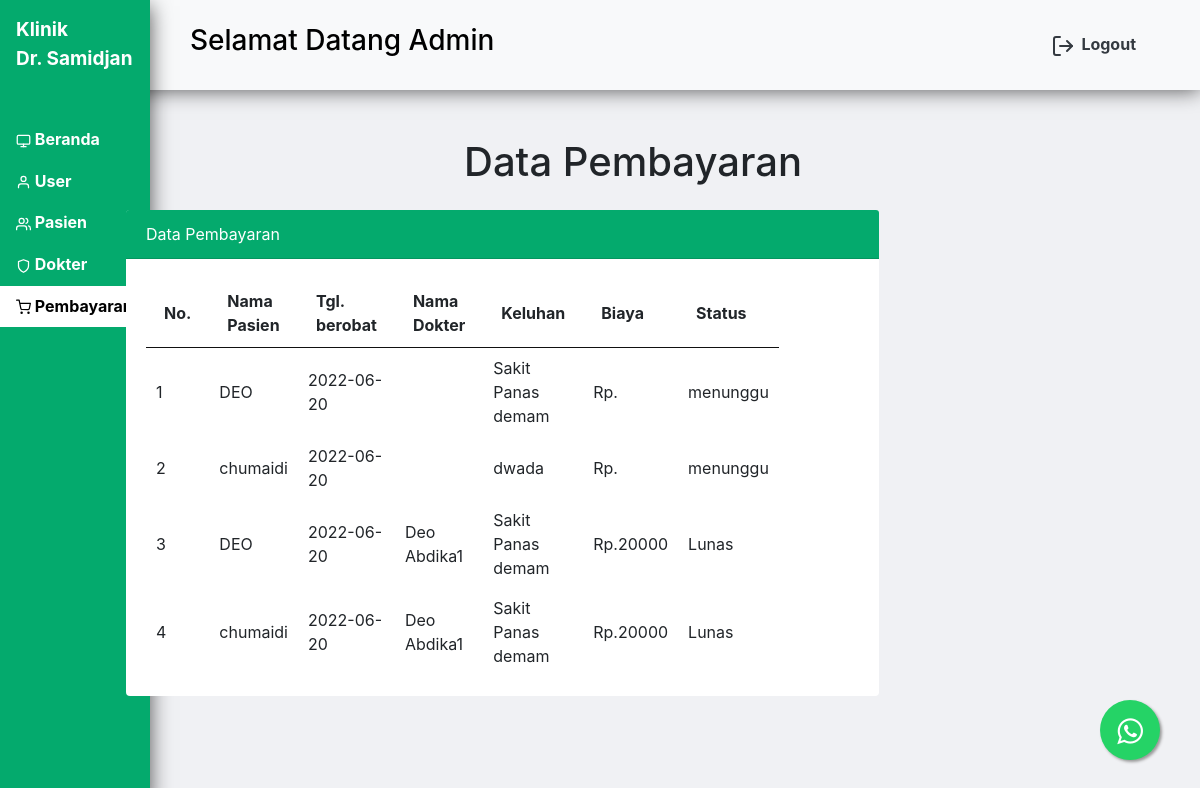
The page /page/pembayaran.php (signed in) on the database its author committed.
### tables this page shows
CREATE TABLE `berobat` (
  `id` int(11) NOT NULL AUTO_INCREMENT,
  `pasien_id` varchar(50) DEFAULT NULL,
  `tgl_berobat` date DEFAULT NULL,
  `dokter_id` varchar(50) DEFAULT NULL,
  `keluhan` varchar(50) DEFAULT NULL,
  `biaya` varchar(50) DEFAULT NULL,
  `status` varchar(50) DEFAULT NULL,
  KEY `no_transaksi` (`id`)
);

CREATE TABLE `pasien` (
  `id` int(11) NOT NULL AUTO_INCREMENT,
  `nama_pasien` varchar(50) NOT NULL,
  `tgl_lahir` varchar(20) NOT NULL,
  `alamat` varchar(50) NOT NULL,
  `user_id` varchar(10) DEFAULT NULL,
  PRIMARY KEY (`id`)
);

CREATE TABLE `dokter` (
  `id` int(20) NOT NULL AUTO_INCREMENT,
  `nama_dokter` varchar(50) NOT NULL,
  `no_hp` varchar(50) NOT NULL,
  `user_id` varchar(50) NOT NULL,
  PRIMARY KEY (`id`)
);

### page/pembayaran.php (the view, shortened to what this page needs)
<?php
	$page = "pembayaran";
?>
<?php include "header.php"; ?>
<body class="bg-abu">
<div class="container mt-5 pl-5">
<?php include "sidebar.php"; ?>
	<h1 class="text-center white">Data Pembayaran</h1>
	<div class="row">
			<div class="col-md-9">
				<div class="card mt-3 border-0">
				<div class="card-header bg-ijo text-white">
					Data Pembayaran
				</div>
				<div class="card-body">
					<table class="hover" id="table" style="width:100%">
						<thead>
							<tr>
								<th>No.</th>
								<th>Nama Pasien</th>
								<th>Tgl. berobat</th>
								<th>Nama Dokter</th>
								<th>Keluhan</th>
								<th>Biaya</th>
								<th>Status</th>
							</tr>
						</thead>
						<tbody>
							<?php
								$no = 1;
								$tamp = mysqli_query($koneksi, "SELECT * FROM berobat  ");
								while($da= mysqli_fetch_array($tamp)) {
									if($da['status'] ==='menunggu'){
											if ($_SESSION['hak_akses'] == 'pasien' )
											{
											$tampil = mysqli_query($koneksi, "SELECT b.*, p.nama_pasien, d.nama_dokter FROM berobat b LEFT JOIN pasien p ON p.id = b.pasien_id LEFT JOIN dokter d ON d.id=b.dokter_id  WHERE p.user_id= '$_SESSION[id]' ");
											}else{
												$tampil = mysqli_query($koneksi, "SELECT b.*, p.nama_pasien, d.nama_dokter FROM berobat b LEFT JOIN pasien p ON p.id = b.pasien_id LEFT JOIN dokter d ON d.id=b.dokter_id group by b.id desc");
											}
									}else{
											if ($_SESSION['hak_akses'] == 'pasien' )
											{
											$tampil = mysqli_query($koneksi, "SELECT b.*, p.nama_pasien, d.nama_dokter FROM berobat b LEFT JOIN pasien p ON p.id = b.pasien_id LEFT JOIN dokter d ON d.id=b.dokter_id where  p.user_id= '$_SESSION[id]'  ");
											}else{
												$tampil = mysqli_query($koneksi, "SELECT b.*, p.nama_pasien, d.nama_dokter FROM berobat b LEFT JOIN pasien p ON p.id = b.pasien_id LEFT JOIN dokter d ON d.id=b.dokter_id group by b.id desc");
											}
									}
								}
								while	($data = mysqli_fetch_array($tampil)){
							?>
							<tr>
								<td><?=$no++;?></td>
								<td><?=$data['nama_pasien']?></td>
								<td><?=$data['tgl_berobat']?></td>
								<td><?=$data['nama_dokter']?></td>
								<td><?= $data['keluhan']?></td>
								<td><?= "Rp.".$data['biaya']?></td>
								<td><?=$data['status']?></td>
								<td>
								</td>
							</tr>
							<?php  }  ?>
						</tbody>
					</table>
				</div>
				</div>
			</div>
		</div>
	</div>
</div>
<?php include "footer.php"; ?>

### page/header.php (shortened to what this page needs)
<!DOCTYPE html>
<html>
<head>
	<link rel="stylesheet" href="https://cdnjs.cloudflare.com/ajax/libs/font-awesome/6.1.1/css/all.min.css" />
	<link rel="stylesheet" type="text/css" href="../css/bootstrap.min.css">
	<link rel="stylesheet" type="text/css" href="../css/jquery.dataTables.min.css">
	<link rel="stylesheet" type="text/css" href="./style.css">
	<link rel="stylesheet" type="text/css" href="https://stackpath.bootstrapcdn.com/bootstrap/4.4.1/css/bootstrap.min.css">
	<link rel="stylesheet" type="text/css" href="https://pixinvent.com/stack-responsive-bootstrap-4-admin-template/app-assets/css/bootstrap-extended.min.css">
	<link rel="stylesheet" type="text/css" href="https://pixinvent.com/stack-responsive-bootstrap-4-admin-template/app-assets/fonts/simple-line-icons/style.min.css">
</head>
</head>
<body class="bg">
<nav class="navbar navbar-light bg-light nav-header px-me">
    <h3>Selamat Datang
        <?php if ($_SESSION['hak_akses'] == 'admin'){ ?>Admin<?php }	?>
    </h3>
    <a class="mx-5 text-dark t-hover font-weight-bold" href="../fungsi/logout.php"><i width="30" data-feather="log-out"></i> Logout</a>
</nav>
<div class="container mt-5 pl-5">

### page/sidebar.php (shortened to what this page needs)
<div class="position-fixed ukuran">
	<nav class="nav nav-blue bg-ijo pt-3 fixed-top nav-ukuran flex-column">
		<p class="font-size px-3 text-white font-weight-bold" href="#">Klinik <br> Dr. Samidjan</p>
		<a class="mt-10 nav-link text-white font-weight-bold" href="../index.php"><i width="15" data-feather="monitor"></i> Beranda</a>
		<?php if ($_SESSION['hak_akses'] == 'admin'){ ?>
			<a class="nav-link  <?php if($page == "user") echo "aktif";?> text-white font-weight-bold "  href="user.php"><i width="15" data-feather="user"></i> User</a>
		<?php } ?>
		<?php if ($_SESSION['hak_akses'] == 'dokter' || $_SESSION['hak_akses'] == 'admin'){ ?>
		<a class="nav-link <?php if($page == "pasien") echo "aktif";?> text-white font-weight-bold" href="pasien.php"><i width="15" data-feather="users"></i> Pasien</a>
		<?php } ?>
		<?php if ( $_SESSION['hak_akses'] == 'admin'){ ?>
		<a class="nav-link <?php if($page == "dokter") echo "aktif";?> text-white font-weight-bold" href="dokter.php"><i width="15" data-feather="shield"></i> Dokter</a>
		<?php } ?>
		<?php if ($_SESSION['hak_akses'] == 'pasien' || $_SESSION['hak_akses'] == 'dokter' || $_SESSION['hak_akses'] == 'admin'){ ?>
		<a class="nav-link <?php if($page == "pembayaran") echo "aktif";?> text-white font-weight-bold" href="pembayaran.php"><i width="15" data-feather="shopping-cart"></i> Pembayaran</a>
		<?php } if ($_SESSION['hak_akses'] == 'pasien' ){ ?>
		<a class="nav-link <?php if($page == "reservasi") echo "aktif";?> text-white font-weight-bold" href="reservasi.php"><i width="15" data-feather="book"></i> Reservasi</a>
		<?php } ?>
	</nav>
</div>

### page/footer.php (shortened to what this page needs)
<link rel="stylesheet" href="https://maxcdn.bootstrapcdn.com/font-awesome/4.5.0/css/font-awesome.min.css">
<a href="https://api.whatsapp.com/send?phone=51955081075&text=Hola%21%20Quisiera%20m%C3%A1s%20informaci%C3%B3n%20sobre%20Varela%202." class="float" target="_blank">
<i class="fa fa-whatsapp my-float"></i>
</body>
</html>

### style.css (style rules this page uses)
th { width: 12px; }
.float { position:fixed; width:60px; height:60px; bottom:40px; right:40px; background-color:#25d366; color:#FFF; border-radius:50px; text-align:center; font-size:30px; box-shadow: 2px 2px 3px #999; z-index:100; }
.my-float { margin-top:16px; }

### page/header.php (style rules this page uses)
.bg-ijo { background-color: #04aa6d; }
.ukuran { width:110px; }
.bg { background-color: #f0f1f4; }
.nav-blue { width:150px; height:100%; box-shadow: 0 6px 20px 0 rgba(0, 0, 0, 0.67); color: black !important; }
.nav-header { width:100%; height:90px; box-shadow: 0 0 20px rgba(0, 0, 0, 0.67); color: black !important; }
.aktif { font-weight:bold; width:100%; border-radius: 0px 0px 0px 0px; color:#000000!important; background-color:#ffffff; }
.mt-10 { margin-top:30px; }
.px-me { padding-left: 190px; }
.font-size { font-size: 19px; }

### rows shown on the page
berobat: pasien.nama_pasien "DEO", tgl_berobat "2022-06-20", keluhan "Sakit Panas demam", status "menunggu"
berobat: pasien.nama_pasien "chumaidi", tgl_berobat "2022-06-20", keluhan "dwada", status "menunggu"
berobat: pasien.nama_pasien "DEO", tgl_berobat "2022-06-20", dokter.nama_dokter "Deo Abdika1", keluhan "Sakit Panas demam", biaya "20000", status "Lunas"
berobat: pasien.nama_pasien "chumaidi", tgl_berobat "2022-06-20", dokter.nama_dokter "Deo Abdika1", keluhan "Sakit Panas demam", biaya "20000", status "Lunas"
